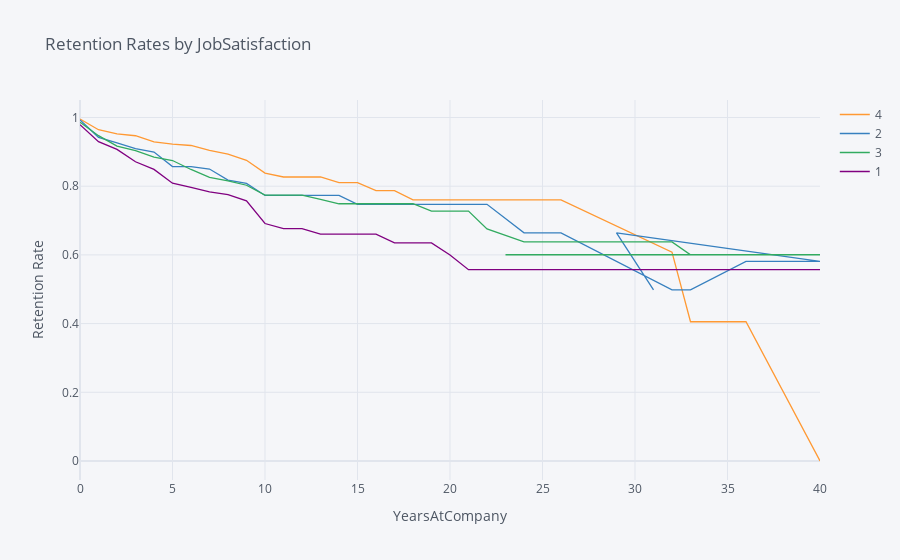

This figure's notebook cell:
### Markdown cell above
## 6. Let's find out how job satisfaction affects retention rates. Generate and plot survival curves for each level of job satisfaction by number of years at the company.

### Code cell
rates = survival(data, 'JobSatisfaction', 'YearsAtCompany', 'Attrition')
rates.iplot(kind='line', xTitle='YearsAtCompany', yTitle='Retention Rate',
            title='Retention Rates by JobSatisfaction')

### Figure 1 — Plotly figure (JSON) as saved in the notebook; plotly's stock layout.template omitted (floating-point values rounded to 4 significant figures)
{"data": [{"line": {"color": "rgba(255, 153, 51, 1.0)", "dash": "solid", "shape": "linear", "width": 1.3}, "mode": "lines", "name": "4", "text": "", "type": "scatter", "x": [0, 1, 2, 3, 4, 5, 6, 7, 8, 9, 10, 11, 12, 13, 14, 15, 16, 17, 18, 19, 20, 21, 22, 24, 25, 26, 32, 33, 36, 40, 29, 31, 23, 27, 30, 37, 34], "y": [0.9956, 0.9645, 0.9523, 0.9469, 0.929, 0.9226, 0.9185, 0.9043, 0.8933, 0.8754, 0.838, 0.8268, 0.8268, 0.8268, 0.8103, 0.8103, 0.7872, 0.7872, 0.76, 0.76, 0.76, 0.76, 0.76, 0.76, 0.76, 0.76, 0.608, 0.4053, 0.4053, 0, "", "", "", "", "", "", ""]}, {"line": {"color": "rgba(55, 128, 191, 1.0)", "dash": "solid", "shape": "linear", "width": 1.3}, "mode": "lines", "name": "2", "text": "", "type": "scatter", "x": [0, 1, 2, 3, 4, 5, 6, 7, 8, 9, 10, 11, 12, 13, 14, 15, 16, 17, 18, 19, 20, 21, 22, 24, 25, 26, 32, 33, 36, 40, 29, 31, 23, 27, 30, 37, 34], "y": [0.9929, 0.9423, 0.9263, 0.9091, 0.8996, 0.8573, 0.8573, 0.85, 0.8179, 0.8083, 0.7731, 0.7731, 0.7731, 0.7731, 0.7731, 0.7474, 0.7474, 0.7474, 0.7474, 0.7474, 0.7474, 0.7474, 0.7474, 0.6643, 0.6643, 0.6643, 0.4983, 0.4983, 0.5813, 0.5813, 0.6643, 0.4983, "", "", "", "", ""]}, {"line": {"color": "rgba(50, 171, 96, 1.0)", "dash": "solid", "shape": "linear", "width": 1.3}, "mode": "lines", "name": "3", "text": "", "type": "scatter", "x": [0, 1, 2, 3, 4, 5, 6, 7, 8, 9, 10, 11, 12, 13, 14, 15, 16, 17, 18, 19, 20, 21, 22, 24, 25, 26, 32, 33, 36, 40, 29, 31, 23, 27, 30, 37, 34], "y": [0.9864, 0.9471, 0.917, 0.9033, 0.8849, 0.8748, 0.8487, 0.8259, 0.8157, 0.8028, 0.7739, 0.7739, 0.7739, 0.7618, 0.7489, 0.7489, 0.7489, 0.7489, 0.7489, 0.7275, 0.7275, 0.7275, 0.6755, 0.638, 0.638, 0.638, 0.638, 0.6005, 0.6005, 0.6005, 0.6005, 0.6005, 0.6005, 0.6005, 0.6005, 0.6005, ""]}, {"line": {"color": "rgba(128, 0, 128, 1.0)", "dash": "solid", "shape": "linear", "width": 1.3}, "mode": "lines", "name": "1", "text": "", "type": "scatter", "x": [0, 1, 2, 3, 4, 5, 6, 7, 8, 9, 10, 11, 12, 13, 14, 15, 16, 17, 18, 19, 20, 21, 22, 24, 25, 26, 32, 33, 36, 40, 29, 31, 23, 27, 30, 37, 34], "y": [0.9792, 0.9297, 0.9071, 0.8711, 0.8489, 0.8087, 0.7965, 0.7833, 0.7752, 0.7572, 0.6913, 0.6766, 0.6766, 0.6605, 0.6605, 0.6605, 0.6605, 0.6351, 0.6351, 0.6351, 0.5998, 0.557, 0.557, 0.557, 0.557, 0.557, 0.557, 0.557, 0.557, 0.557, 0.557, 0.557, 0.557, 0.557, 0.557, 0.557, 0.557]}], "layout": {"autosize": true, "legend": {"bgcolor": "#F5F6F9", "font": {"color": "#4D5663"}}, "paper_bgcolor": "#F5F6F9", "plot_bgcolor": "#F5F6F9", "title": {"font": {"color": "#4D5663"}, "text": "Retention Rates by JobSatisfaction"}, "xaxis": {"autorange": true, "gridcolor": "#E1E5ED", "range": [0, 40], "showgrid": true, "tickfont": {"color": "#4D5663"}, "title": {"font": {"color": "#4D5663"}, "text": "YearsAtCompany"}, "type": "linear", "zerolinecolor": "#E1E5ED"}, "yaxis": {"autorange": true, "gridcolor": "#E1E5ED", "range": [-0.05531, 1.051], "showgrid": true, "tickfont": {"color": "#4D5663"}, "title": {"font": {"color": "#4D5663"}, "text": "Retention Rate"}, "type": "linear", "zerolinecolor": "#E1E5ED"}}}
